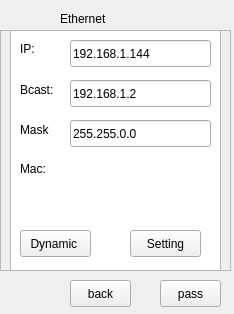
<?xml version="1.0" encoding="UTF-8"?>
<ui version="4.0">
 <class>EthernetSet</class>
 <widget class="QWidget" name="EthernetSet">
  <property name="geometry">
   <rect>
    <x>0</x>
    <y>0</y>
    <width>234</width>
    <height>314</height>
   </rect>
  </property>
  <property name="minimumSize">
   <size>
    <width>234</width>
    <height>314</height>
   </size>
  </property>
  <property name="maximumSize">
   <size>
    <width>234</width>
    <height>314</height>
   </size>
  </property>
  <property name="windowTitle">
   <string>Form</string>
  </property>
  <widget class="QPushButton" name="back">
   <property name="geometry">
    <rect>
     <x>70</x>
     <y>280</y>
     <width>61</width>
     <height>27</height>
    </rect>
   </property>
   <property name="text">
    <string>back</string>
   </property>
  </widget>
  <widget class="QLabel" name="label_4">
   <property name="geometry">
    <rect>
     <x>60</x>
     <y>10</y>
     <width>67</width>
     <height>17</height>
    </rect>
   </property>
   <property name="text">
    <string>Ethernet</string>
   </property>
  </widget>
  <widget class="QTextBrowser" name="textBrowser">
   <property name="geometry">
    <rect>
     <x>10</x>
     <y>30</y>
     <width>211</width>
     <height>241</height>
    </rect>
   </property>
  </widget>
  <widget class="QFrame" name="frame">
   <property name="geometry">
    <rect>
     <x>0</x>
     <y>30</y>
     <width>231</width>
     <height>241</height>
    </rect>
   </property>
   <property name="frameShape">
    <enum>QFrame::StyledPanel</enum>
   </property>
   <property name="frameShadow">
    <enum>QFrame::Raised</enum>
   </property>
   <widget class="QLabel" name="label_2">
    <property name="geometry">
     <rect>
      <x>20</x>
      <y>50</y>
      <width>41</width>
      <height>20</height>
     </rect>
    </property>
    <property name="text">
     <string>Bcast:</string>
    </property>
   </widget>
   <widget class="QLabel" name="label_3">
    <property name="geometry">
     <rect>
      <x>20</x>
      <y>90</y>
      <width>41</width>
      <height>20</height>
     </rect>
    </property>
    <property name="text">
     <string>Mask</string>
    </property>
   </widget>
   <widget class="QLabel" name="label">
    <property name="geometry">
     <rect>
      <x>20</x>
      <y>10</y>
      <width>21</width>
      <height>17</height>
     </rect>
    </property>
    <property name="text">
     <string>IP:</string>
    </property>
   </widget>
   <widget class="QLabel" name="label_6">
    <property name="geometry">
     <rect>
      <x>20</x>
      <y>130</y>
      <width>91</width>
      <height>17</height>
     </rect>
    </property>
    <property name="text">
     <string>Mac:</string>
    </property>
   </widget>
   <widget class="QLineEdit" name="ip">
    <property name="geometry">
     <rect>
      <x>70</x>
      <y>10</y>
      <width>141</width>
      <height>27</height>
     </rect>
    </property>
    <property name="text">
     <string>192.168.1.144</string>
    </property>
   </widget>
   <widget class="QLabel" name="label_7">
    <property name="geometry">
     <rect>
      <x>70</x>
      <y>150</y>
      <width>151</width>
      <height>21</height>
     </rect>
    </property>
    <property name="text">
     <string/>
    </property>
   </widget>
   <widget class="QLineEdit" name="mack">
    <property name="geometry">
     <rect>
      <x>70</x>
      <y>90</y>
      <width>141</width>
      <height>27</height>
     </rect>
    </property>
    <property name="text">
     <string>255.255.0.0</string>
    </property>
   </widget>
   <widget class="QLineEdit" name="bcast">
    <property name="geometry">
     <rect>
      <x>70</x>
      <y>50</y>
      <width>141</width>
      <height>27</height>
     </rect>
    </property>
    <property name="text">
     <string>192.168.1.2</string>
    </property>
   </widget>
   <widget class="QPushButton" name="OK">
    <property name="geometry">
     <rect>
      <x>130</x>
      <y>200</y>
      <width>71</width>
      <height>27</height>
     </rect>
    </property>
    <property name="text">
     <string>Setting</string>
    </property>
   </widget>
   <widget class="QPushButton" name="pushButton">
    <property name="geometry">
     <rect>
      <x>20</x>
      <y>200</y>
      <width>71</width>
      <height>27</height>
     </rect>
    </property>
    <property name="text">
     <string>Dynamic </string>
    </property>
   </widget>
  </widget>
  <widget class="QPushButton" name="pass">
   <property name="geometry">
    <rect>
     <x>160</x>
     <y>280</y>
     <width>61</width>
     <height>27</height>
    </rect>
   </property>
   <property name="text">
    <string>pass</string>
   </property>
  </widget>
  <zorder>textBrowser</zorder>
  <zorder>back</zorder>
  <zorder>label_4</zorder>
  <zorder>frame</zorder>
  <zorder>pass</zorder>
 </widget>
 <resources/>
 <connections/>
</ui>
